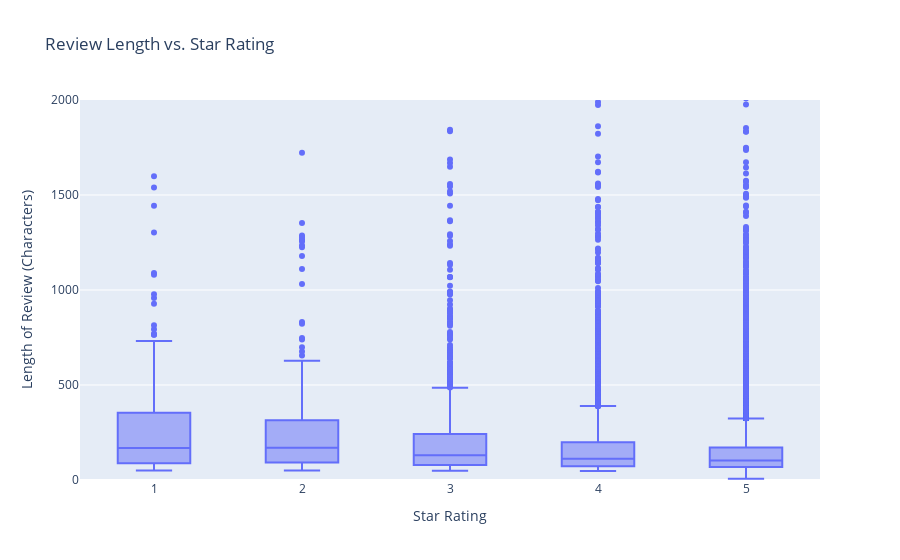

Write notebook code for a chart like this one.
### Markdown cell above
#### Fig5. Review Length vs. Star Rating

### Code cell
df_cleaned['review_length'] = df_cleaned['reviews.text'].str.len()

fig5 = go.Figure(data=[
    go.Box(
        x=df_cleaned['reviews.rating'],
        y=df_cleaned['review_length']
    )
])

# 3. Manually set the titles and labels
fig5.update_layout(
    title='Review Length vs. Star Rating',
    xaxis_title='Star Rating',
    yaxis_title='Length of Review (Characters)'
)

# 4. Your y-axis update is the same
fig5.update_yaxes(range=[0, 2000])

fig5.show()

### Figure 1 — Plotly figure (JSON) as saved in the notebook; plotly's stock layout.template omitted (floating-point values rounded to 4 significant figures; data arrays with more than 128 entries replaced by an {"elided": "..."} marker saying what was removed)
{"data": [{"type": "box", "x": {"elided": "37297 int values"}, "y": {"elided": "37297 int values"}}], "layout": {"title": {"text": "Review Length vs. Star Rating"}, "xaxis": {"title": {"text": "Star Rating"}}, "yaxis": {"range": [0, 2000], "title": {"text": "Length of Review (Characters)"}}}}
